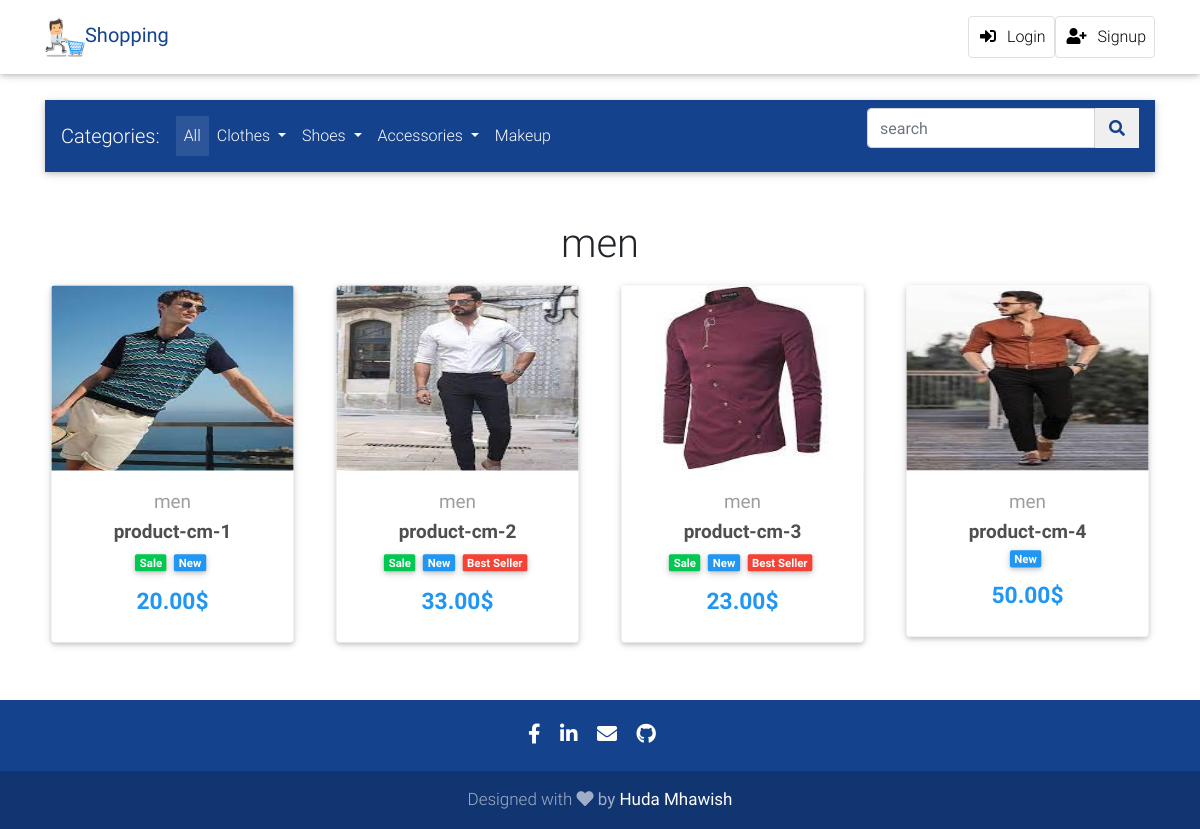
/category/men/, run on an earlier commit of the app's database.
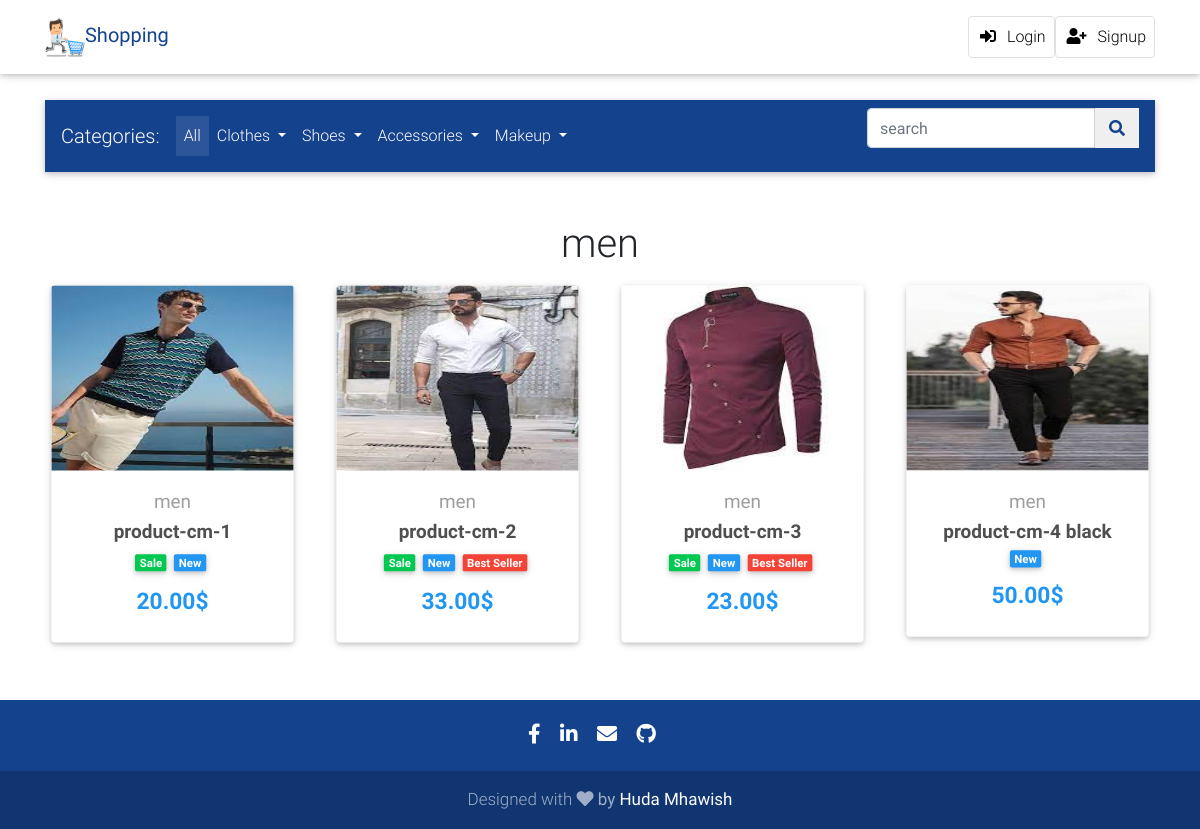
And on a later commit of the database.
### myapp/models.py (models this page shows, shortened)
class Category(models.Model):
    CATName = models.CharField(max_length=50, verbose_name=_("name"),db_index=True)
    CATSlug = models.SlugField(max_length=50, verbose_name=_("Category URL"),unique=True,db_index=True)
    CATParent = models.ForeignKey('self',related_name='children',limit_choices_to={'CATParent__isnull': True},on_delete=models.CASCADE, blank=True, null=True, verbose_name=_("Main category"))
    CATDesc = models.TextField(verbose_name=_("description"))
    CATImage = models.ImageField(upload_to='category/', verbose_name=_("Image"))
    class Meta:
        verbose_name = _("Category")
        verbose_name_plural = _("Categories")
    def __str__(self):
        return self.CATName

class Product(models.Model):
    PRDName = models.CharField(max_length=200, verbose_name=_("Product Name"),db_index=True)
    PRDparent = models.ForeignKey('self', related_name='variants', on_delete=models.CASCADE, blank=True, null=True)
    PRDCategory = models.ForeignKey('Category', related_name='products',on_delete=models.CASCADE,blank=True,null=True, verbose_name=_("Category"))
    PRDImage = models.ImageField(upload_to='product/',verbose_name=_("Image"),blank=True,null=True)
    PRDBrand = models.ForeignKey('settings.Brand',on_delete=models.CASCADE,blank=True,null=True, verbose_name=_("Image"))
    PRDDesc = models.TextField(verbose_name=_("Description"))
    PRDPrice = models.DecimalField(max_digits=5, decimal_places=2, verbose_name=_("Price"))
    PRDStock = models.PositiveIntegerField( verbose_name=_("stock"))
    PRDDiscountPrice = models.DecimalField(max_digits=5, decimal_places=2, verbose_name=_("Discount Price"))
    PRDCost = models.DecimalField(max_digits=5, decimal_places=2, verbose_name=_("Cost"))
    PRDCreated = models.DateTimeField( verbose_name=_("Created At"))
    PRDSlug = models.SlugField(max_length=50, verbose_name=_("Product URL"),unique=True,db_index=True)
    PRDIsNew = models.BooleanField(default=True, verbose_name=_("New Product"))
    PRDBestSeller = models.BooleanField(default=False, verbose_name=_("Best Seller"))
    class Meta:
        verbose_name = _("Product")
        verbose_name_plural = _("Products")
    def get_absolute_url(self):
        return reverse('product_detail',kwargs={'slug':self.PRDSlug})

### myapp/views.py (the view)
# urls.py: path('category/<slug:slug>/', views.category_detail, name='category_detail'),
def category_detail(request, slug):
    category = get_object_or_404(Category, CATSlug=slug)
    products = category.products.filter(PRDparent=None)
    paginator = Paginator(products, 4)
    page_number = request.GET.get('page')
    products = paginator.get_page(page_number)
    context = {
        'category': category,
        'products': products
    }
    return render(request, 'product_list.html', context)

### cart/context_processor.py (called while the page is built)
def cart(request):
    return {'cart': Cart(request)}

### myapp/context_processor.py (called while the page is built)
def menu_categories(request):
    categories = Category.objects.filter(CATParent=None)
    return {'menu_categories': categories}

### myapp/templates/product_list.html (shortened to what this page needs)
{% extends 'base.html' %}
{% load static %}
{% block content %}
  <main>
    <div class="container" style="margin-top: 100px">
      <nav class="navbar navbar-expand-lg navbar-dark lighten-4 mb-5" style="background-color:#15428d;">
        <span class="navbar-brand">Categories:</span>
        <div class="collapse navbar-collapse" id="basicExampleNav">
          <ul class="navbar-nav mr-auto">
            <li class="nav-item active">
              <a class="nav-link" href="{% url 'product_list' %}">All <span class="sr-only">(current)</span>
              </a>
            </li>
            {% for category in  menu_categories %}
              {% if not category.children.all %}
                <li class="nav-item">
                  <a class="nav-link" href="{% url 'category_detail' category.CATSlug %}">{{category.CATName}}</a>
                </li>
              {% else %}
                 <li class="nav-item dropdown">
                  <a class="nav-link dropdown-toggle" href="{% url 'category_detail' category.CATSlug %}" id="navbarDropdown" role="button" data-toggle="dropdown" aria-haspopup="true" aria-expanded="false">
                    {{category.CATName}}
                  </a>
                </li>
              {% endif %}
            {% endfor %}
          </ul>
            <form action="/search">
		      <div class="input-group">
				  <input name="q" type="text" class="form-control" placeholder="search" style="height:40px"/>
				  <button class="text-center" type="submit" id="button-addon2" style="height:40px;border:#15428d;color:#15428d;">
                      <i class="fa fa-search mx-2"></i>
                  </button>
				</div>
		    </form>
        </div>
      </nav>
      <section class="text-center mb-4">
              <h1 class="title">{{ category.CATName }}</h1>
    {% if category.children.all %}
        <div class="columns is-multiline">
            {% for subcategory in category.children.all %}
                <div class="column is-3">
                    <h2 class="subtitle">{{ subcategory.CATName }}</h2>
                    <a href="{% url 'category_detail' subcategory.CATSlug %}">View products</a>
                </div>
            {% endfor %}
        </div>
    {% else %}
        {% with products as list_products %}
            {% include 'products_category.html' %}
        {% endwith %}
    {% endif %}
  </main>
{% endblock content %}

### myapp/templates/products_category.html (shortened to what this page needs)
{% load static %}
<div class="row" id="filteredProducts">
      {% for product in list_products %}
      <div class="col-lg-3 col-md-6 mb-4 wow fadeIn">
        <div class="card">
          <div class="view overlay">
            {% if product.PRDImage %}
              <img src="{{product.PRDImage.url}}" class="card-img-top"
              alt="" style="width:100%; height:195px">
            {% else %}
              <img src="{% static 'img/default.png' %}" class="card-img-top"
              alt="" style="width:100%; height:195px">
            {% endif %}
          </div>
          <div class="card-body text-center">
            <a href="" class="grey-text">
              <h5>{{product.PRDCategory}}</h5>
            </a>
            <h5>
              <strong>
                <a href="{{product.get_absolute_url}}" class="dark-grey-text">{{product.PRDName}} </a>
                </strong>
            </h5>
                <p>
                  {% if product.PRDDiscountPrice > 0 %}
                      <span class="badge badge-success mr-1">Sale</span>
                  {% endif %}
                  {% if product.PRDIsNew > 0 %}
                      <span class="badge blue mr-1">New</span>
                  {% endif %}
                  {% if product.PRDBestSeller %}
                      <span class="badge red mr-1">Best Seller</span>
                  {% endif %}
                </p>
            <h4 class="font-weight-bold blue-text">
              <strong>{{product.PRDPrice}}$</strong>
            </h4>
          </div>
        </div>
      </div>
      {% endfor %}
    </div>
</div>

What changed in the data, as far as the page shows it:
changed Product: PRDName "product-cm-4" → "product-cm-4 black"
